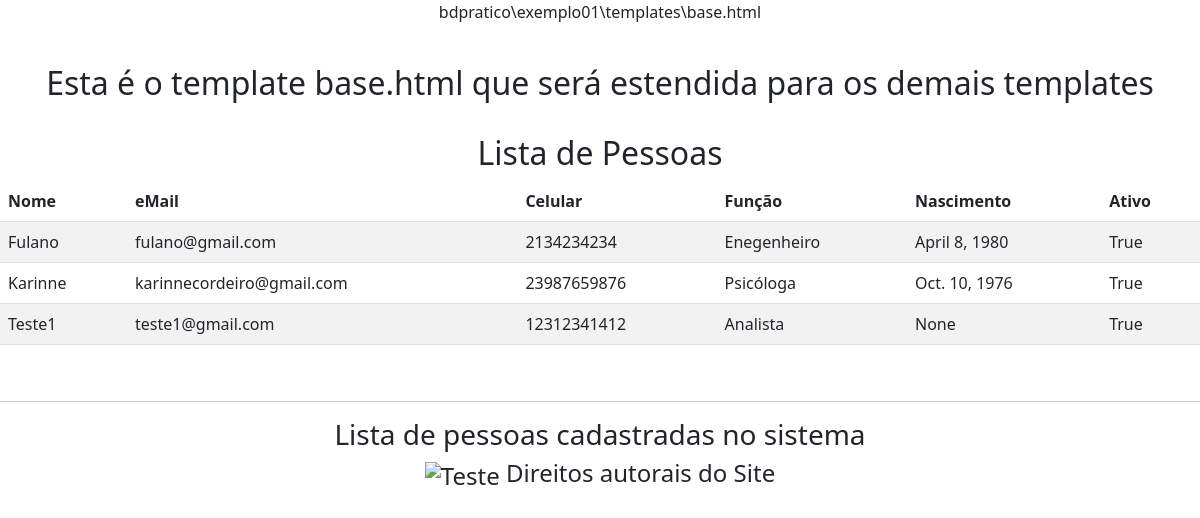
The page /pessoa_list/ (signed in) on the database as committed earlier.
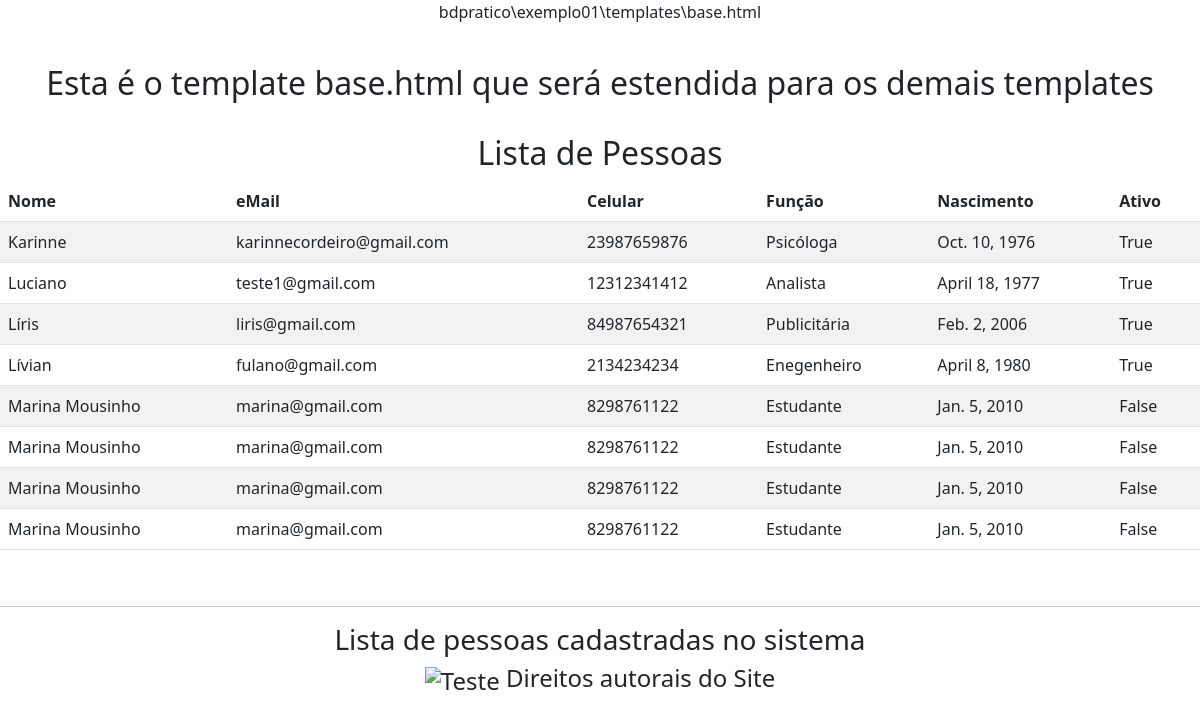
The same page on the database as committed later.
### exemplo01/models.py (models this page shows, shortened)
class Pessoa(models.Model):
    nome = models.CharField(max_length=50, null=False, blank=False, verbose_name='Nome')
    email = models.CharField(max_length=50, null=False, blank=False, verbose_name='eMail')
    celular = models.CharField(max_length=20, null=True, blank=True, verbose_name='celular')
    funcao = models.CharField(max_length=30, null=True, blank=True, verbose_name='Funcao')
    nascimento = models.DateField(null=True, blank=True, verbose_name='Nascimento')
    ativo = models.BooleanField(default=True, verbose_name='Ativo')
    class Meta:
        ordering = ['nome', 'funcao']

### exemplo01/views.py (the view)
# urls.py: path("pessoa_list/", views.pessoa_list.as_view(), name='pessoa_list_alias'),
class pessoa_list(ListView):
    model = Pessoa
    template_name = 'exemplo01/pessoa_list.html'
    def dispatch(self, request, *args, **kwargs):
        if request.user.has_perm("exemplo01.view_pessoa"):
            return super().dispatch(request, *args, **kwargs)
        else:
            return HttpResponse("Sem permissão para listar pessoas")

### exemplo01/templates/exemplo01/pessoa_list.html (shortened to what this page needs)
{% extends 'base.html' %}
{% block corpo %}
<h2>Lista de Pessoas</h2>
<table class="table table-striped table-hover">
    <thead>
        <tr>
            <th>Nome</th>
            <th>eMail</th>
            <th>Celular</th>
            <th>Função</th>
            <th>Nascimento</th>
            <th>Ativo</th>
        </tr>
    </thead>
    <tbody>
        {% for pessoa in object_list %}
        <tr>
            <td>{{ pessoa.nome }}</td>
            <td>{{ pessoa.email }}</td>
            <td>{{ pessoa.celular }}</td>
            <td>{{ pessoa.funcao }}</td>
            <td>{{ pessoa.nascimento }}</td>
            <td>{{ pessoa.ativo }}</td>
        </tr>
        {% endfor %}
    </tbody>
</table>
{% endblock %}
{% block rodape %}Lista de pessoas cadastradas no sistema{% endblock %}

Rows that differ between the two databases and show on the page:
changed Pessoa "teste1@gmail.com": nome "Teste1" → "Luciano"; nascimento "None" → "April 18, 1977"
added Pessoa: nome "Líris", email "liris@gmail.com", celular "84987654321", funcao "Publicitária", nascimento "Feb. 2, 2006", ativo "True"
changed Pessoa "fulano@gmail.com": nome "Fulano" → "Lívian"; moves down the list
added Pessoa: nome "Marina Mousinho", email "marina@gmail.com", celular "8298761122", funcao "Estudante", nascimento "Jan. 5, 2010", ativo "False"
added Pessoa: nome "Marina Mousinho", email "marina@gmail.com", celular "8298761122", funcao "Estudante", nascimento "Jan. 5, 2010", ativo "False"
added Pessoa: nome "Marina Mousinho", email "marina@gmail.com", celular "8298761122", funcao "Estudante", nascimento "Jan. 5, 2010", ativo "False"
added Pessoa: nome "Marina Mousinho", email "marina@gmail.com", celular "8298761122", funcao "Estudante", nascimento "Jan. 5, 2010", ativo "False"
